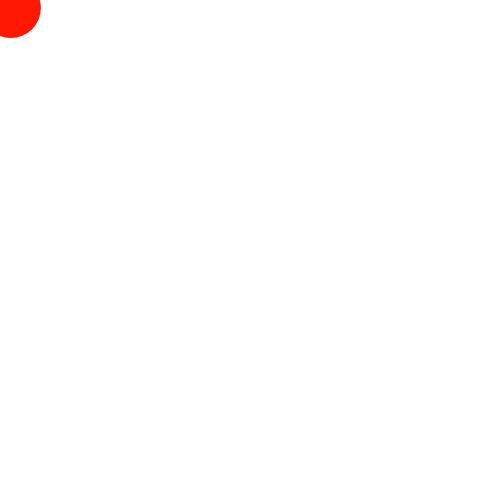
Frame 1 (no input)
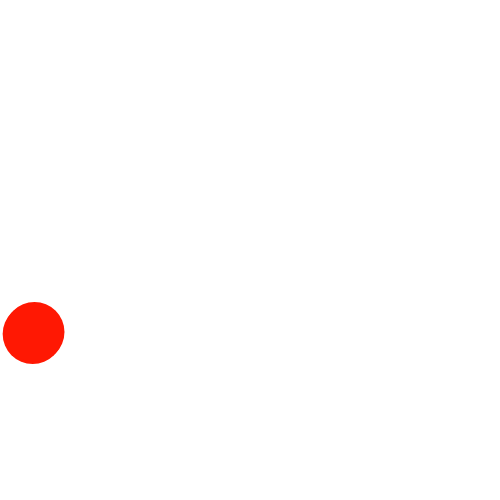
Frame 60 (no input)
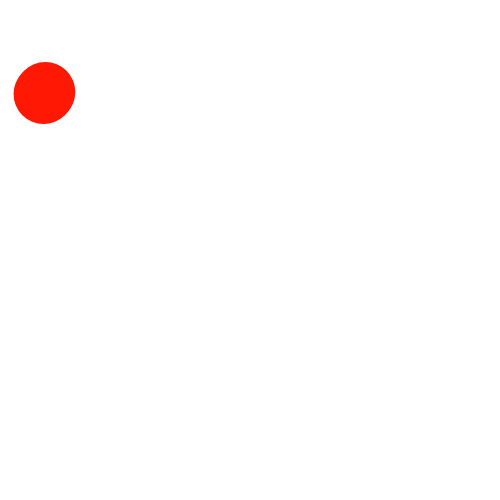
Frame 120 (the mouse pressed at the canvas centre since frame 60)

The p5.js sketch that drew these frames (run headless with seeded random() and noise() and a simulated clock; from frame 60 on, the mouse is pressed at the canvas centre):

// p5.js sketch
// ── sketch.js
var b1;
var b2;

function setup() {
  createCanvas(500,500);

  bubble = {
    x: 10,
    y: 10,
    speed: 2,
    size: 30,
    color: color(256,24,3),
    type: "Bubble",

    move: function(){
      this.x = this.x + random(-2,2);
      this.y = this.y - this.speed;

      if (this.y< 0 - this.size) {
        this.y = height + this.size;
        this.x = random(width);
      }
    },

    show: function(){
      noStroke();
      fill(this.color)
      ellipse(this.x,this.y,this.size*2,this.size*2)
    }
  };

  b1 = bubble
  b2 = bubble
  // So im attempting to show twho bubbles at once. 
  // I know this is possible with processing. 
  // What am I doing work in this instance?
  // This just seems to compound the functions of the bubble


}

function draw() {
  background(255);
  b1.move();
  b1.show();

  b2.move();
  b2.show();


	
}
